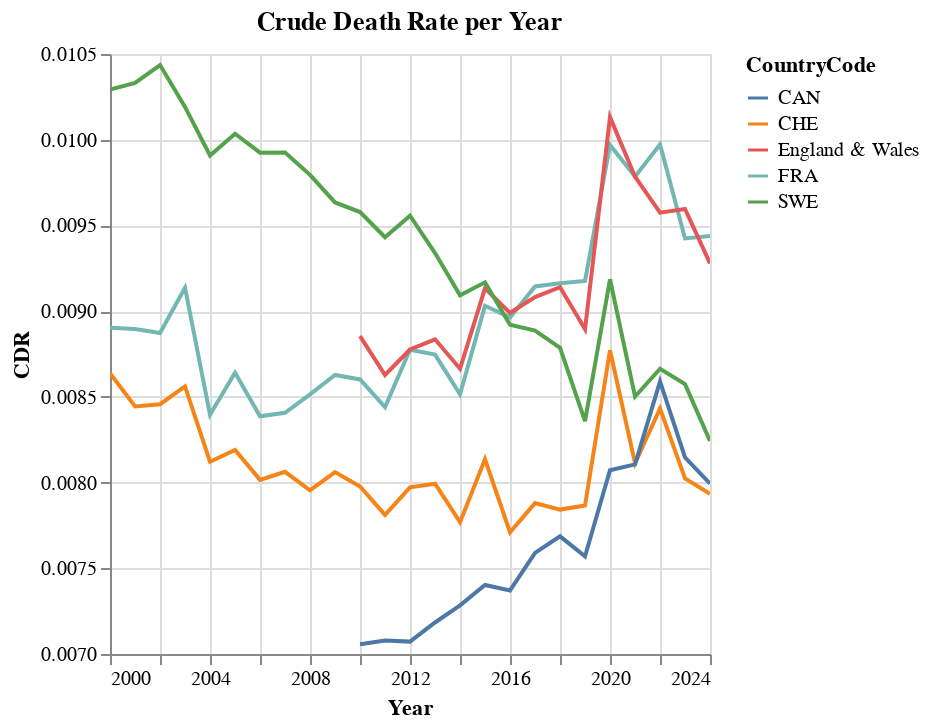

The cell this chart's notebook holds for it:
### Code cell
chart = (
    alt.Chart(
        df_mortality.filter(pl.col("Year") <= 2024)
        # The Covid-19 peaks in 2020 are better seen on weekly resolution.
        .group_by("Year", "CountryCode")
        .agg(pl.col("Population").sum(), pl.col("DTotal").sum())
        .with_columns(
            CDR=pl.col("DTotal") / pl.col("Population"),
        )
    )
    .mark_line()
    .encode(
        x="Year:T",
        y=alt.Y("CDR:Q", scale=alt.Scale(zero=False)),
        color="CountryCode:N",
    )
    .properties(title="Crude Death Rate per Year")
    .interactive()
)
# chart.save("crude_death_rate.html")
chart

### Figure 1 — Vega specification as saved in the notebook (floating-point values rounded to 4 significant figures)
{"$schema": "https://vega.github.io/schema/vega/v5.json", "data": [{"name": "param_1_store"}, {"name": "source_0", "values": [{"CountryCode": "FRA", "Population": 59870000.0, "DTotal": 531100.0, "CDR": 0.008872, "Year": "2002-01-01T00:00:00.000"}, {"CountryCode": "FRA", "Population": 61920000.0, "DTotal": 520600.0, "CDR": 0.008407, "Year": "2007-01-01T00:00:00.000"}, {"CountryCode": "England & Wales", "Population": 59270000.0, "DTotal": 527200.0, "CDR": 0.008895, "Year": "2019-01-01T00:00:00.000"}, {"CountryCode": "FRA", "Population": 63190000.0, "DTotal": 533300.0, "CDR": 0.00844, "Year": "2011-01-01T00:00:00.000"}, {"CountryCode": "England & Wales", "Population": 55670000.0, "DTotal": 492900.0, "CDR": 0.008855, "Year": "2010-01-01T00:00:00.000"}, {"CountryCode": "CHE", "Population": 8805000.0, "DTotal": 77240.0, "CDR": 0.008772, "Year": "2020-01-01T00:00:00.000"}, {"CountryCode": "CAN", "Population": 40100000.0, "DTotal": 326700.0, "CDR": 0.008147, "Year": "2023-01-01T00:00:00.000"}, {"CountryCode": "FRA", "Population": 65820000.0, "DTotal": 656400.0, "CDR": 0.009973, "Year": "2022-01-01T00:00:00.000"}, {"CountryCode": "SWE", "Population": 9520000.0, "DTotal": 90980.0, "CDR": 0.009557, "Year": "2012-01-01T00:00:00.000"}, {"CountryCode": "CAN", "Population": 34680000.0, "DTotal": 245200.0, "CDR": 0.007072, "Year": "2012-01-01T00:00:00.000"}, {"CountryCode": "FRA", "Population": 63780000.0, "DTotal": 550300.0, "CDR": 0.008628, "Year": "2009-01-01T00:00:00.000"}, {"CountryCode": "CHE", "Population": 8372000.0, "DTotal": 64550.0, "CDR": 0.00771, "Year": "2016-01-01T00:00:00.000"}, {"CountryCode": "CAN", "Population": 40700000.0, "DTotal": 325400.0, "CDR": 0.007994, "Year": "2024-01-01T00:00:00.000"}, {"CountryCode": "CHE", "Population": 7182000.0, "DTotal": 62040.0, "CDR": 0.008638, "Year": "2000-01-01T00:00:00.000"}, {"CountryCode": "CHE", "Population": 7277000.0, "DTotal": 61540.0, "CDR": 0.008457, "Year": "2002-01-01T00:00:00.000"}, {"CountryCode": "CHE", "Population": 8450000.0, "DTotal": 66590.0, "CDR": 0.00788, "Year": "2017-01-01T00:00:00.000"}, {"CountryCode": "CHE", "Population": 8087000.0, "DTotal": 64650.0, "CDR": 0.007994, "Year": "2013-01-01T00:00:00.000"}, {"CountryCode": "CHE", "Population": 7912000.0, "DTotal": 61800.0, "CDR": 0.007812, "Year": "2011-01-01T00:00:00.000"}, {"CountryCode": "SWE", "Population": 10060000.0, "DTotal": 89400.0, "CDR": 0.008887, "Year": "2017-01-01T00:00:00.000"}, {"CountryCode": "CAN", "Population": 38350000.0, "DTotal": 310900.0, "CDR": 0.008106, "Year": "2021-01-01T00:00:00.000"}, {"CountryCode": "England & Wales", "Population": 59750000.0, "DTotal": 584600.0, "CDR": 0.009784, "Year": "2021-01-01T00:00:00.000"}, {"CountryCode": "FRA", "Population": 64940000.0, "DTotal": 595000.0, "CDR": 0.009162, "Year": "2018-01-01T00:00:00.000"}, {"CountryCode": "CAN", "Population": 36550000.0, "DTotal": 277400.0, "CDR": 0.00759, "Year": "2017-01-01T00:00:00.000"}, {"CountryCode": "England & Wales", "Population": 59000000.0, "DTotal": 538800.0, "CDR": 0.009133, "Year": "2015-01-01T00:00:00.000"}, {"CountryCode": "SWE", "Population": 10420000.0, "DTotal": 88570.0, "CDR": 0.008502, "Year": "2021-01-01T00:00:00.000"}, {"CountryCode": "CHE", "Population": 8970000.0, "DTotal": 71180.0, "CDR": 0.007935, "Year": "2024-01-01T00:00:00.000"}, {"CountryCode": "England & Wales", "Population": 58690000.0, "DTotal": 533000.0, "CDR": 0.009082, "Year": "2017-01-01T00:00:00.000"}, {"CountryCode": "FRA", "Population": 65980000.0, "DTotal": 622700.0, "CDR": 0.009438, "Year": "2024-01-01T00:00:00.000"}, {"CountryCode": "SWE", "Population": 9380000.0, "DTotal": 89840.0, "CDR": 0.009578, "Year": "2010-01-01T00:00:00.000"}, {"CountryCode": "England & Wales", "Population": 60580000.0, "DTotal": 581300.0, "CDR": 0.009596, "Year": "2023-01-01T00:00:00.000"}, {"CountryCode": "SWE", "Population": 9167000.0, "DTotal": 90830.0, "CDR": 0.009908, "Year": "2004-01-01T00:00:00.000"}, {"CountryCode": "SWE", "Population": 10180000.0, "DTotal": 89410.0, "CDR": 0.008786, "Year": "2018-01-01T00:00:00.000"}, {"CountryCode": "CAN", "Population": 38680000.0, "DTotal": 312200.0, "CDR": 0.008072, "Year": "2020-01-01T00:00:00.000"}, {"CountryCode": "FRA", "Population": 64140000.0, "DTotal": 546100.0, "CDR": 0.008514, "Year": "2014-01-01T00:00:00.000"}, {"CountryCode": "CAN", "Population": 35050000.0, "DTotal": 251800.0, "CDR": 0.007184, "Year": "2013-01-01T00:00:00.000"}, {"CountryCode": "England & Wales", "Population": 56130000.0, "DTotal": 484300.0, "CDR": 0.008628, "Year": "2011-01-01T00:00:00.000"}, {"CountryCode": "England & Wales", "Population": 58320000.0, "DTotal": 524300.0, "CDR": 0.00899, "Year": "2016-01-01T00:00:00.000"}, {"CountryCode": "SWE", "Population": 9149000.0, "DTotal": 90810.0, "CDR": 0.009925, "Year": "2007-01-01T00:00:00.000"}, {"CountryCode": "CAN", "Population": 37050000.0, "DTotal": 284800.0, "CDR": 0.007686, "Year": "2018-01-01T00:00:00.000"}, {"CountryCode": "England & Wales", "Population": 60250000.0, "DTotal": 576900.0, "CDR": 0.009575, "Year": "2022-01-01T00:00:00.000"}, {"CountryCode": "CHE", "Population": 7523000.0, "DTotal": 61100.0, "CDR": 0.008122, "Year": "2004-01-01T00:00:00.000"}, {"CountryCode": "SWE", "Population": 10490000.0, "DTotal": 90880.0, "CDR": 0.008664, "Year": "2022-01-01T00:00:00.000"}, {"CountryCode": "FRA", "Population": 61130000.0, "DTotal": 528200.0, "CDR": 0.00864, "Year": "2005-01-01T00:00:00.000"}, {"CountryCode": "SWE", "Population": 9602000.0, "DTotal": 89670.0, "CDR": 0.009339, "Year": "2013-01-01T00:00:00.000"}, {"CountryCode": "SWE", "Population": 9030000.0, "DTotal": 90610.0, "CDR": 0.01003, "Year": "2005-01-01T00:00:00.000"}, {"CountryCode": "CAN", "Population": 34310000.0, "DTotal": 242900.0, "CDR": 0.007079, "Year": "2011-01-01T00:00:00.000"}, {"CountryCode": "FRA", "Population": 59450000.0, "DTotal": 528900.0, "CDR": 0.008896, "Year": "2001-01-01T00:00:00.000"}, {"CountryCode": "SWE", "Population": 9698000.0, "DTotal": 88180.0, "CDR": 0.009092, "Year": "2014-01-01T00:00:00.000"}, {"CountryCode": "SWE", "Population": 9450000.0, "DTotal": 89130.0, "CDR": 0.009431, "Year": "2011-01-01T00:00:00.000"}, {"CountryCode": "CAN", "Population": 37550000.0, "DTotal": 284300.0, "CDR": 0.00757, "Year": "2019-01-01T00:00:00.000"}, {"CountryCode": "England & Wales", "Population": 56570000.0, "DTotal": 496400.0, "CDR": 0.008776, "Year": "2012-01-01T00:00:00.000"}, {"CountryCode": "FRA", "Population": 66630000.0, "DTotal": 664300.0, "CDR": 0.00997, "Year": "2020-01-01T00:00:00.000"}, {"CountryCode": "CHE", "Population": 8513000.0, "DTotal": 66760.0, "CDR": 0.007842, "Year": "2018-01-01T00:00:00.000"}, {"CountryCode": "FRA", "Population": 64530000.0, "DTotal": 578400.0, "CDR": 0.008963, "Year": "2016-01-01T00:00:00.000"}, {"CountryCode": "CHE", "Population": 8575000.0, "DTotal": 67450.0, "CDR": 0.007866, "Year": "2019-01-01T00:00:00.000"}, {"CountryCode": "CAN", "Population": 33960000.0, "DTotal": 239600.0, "CDR": 0.007057, "Year": "2010-01-01T00:00:00.000"}, {"CountryCode": "SWE", "Population": 10540000.0, "DTotal": 90360.0, "CDR": 0.008574, "Year": "2023-01-01T00:00:00.000"}, {"CountryCode": "SWE", "Population": 10280000.0, "DTotal": 85940.0, "CDR": 0.008359, "Year": "2019-01-01T00:00:00.000"}, {"CountryCode": "CHE", "Population": 7543000.0, "DTotal": 60820.0, "CDR": 0.008063, "Year": "2007-01-01T00:00:00.000"}, {"CountryCode": "SWE", "Population": 10550000.0, "DTotal": 96950.0, "CDR": 0.009186, "Year": "2020-01-01T00:00:00.000"}, {"CountryCode": "CAN", "Population": 36400000.0, "DTotal": 269500.0, "CDR": 0.007402, "Year": "2015-01-01T00:00:00.000"}, {"CountryCode": "FRA", "Population": 65940000.0, "DTotal": 621500.0, "CDR": 0.009424, "Year": "2023-01-01T00:00:00.000"}, {"CountryCode": "FRA", "Population": 64710000.0, "DTotal": 591700.0, "CDR": 0.009144, "Year": "2017-01-01T00:00:00.000"}, {"CountryCode": "FRA", "Population": 61860000.0, "DTotal": 519400.0, "CDR": 0.008396, "Year": "2004-01-01T00:00:00.000"}, {"CountryCode": "SWE", "Population": 9221000.0, "DTotal": 90320.0, "CDR": 0.009795, "Year": "2008-01-01T00:00:00.000"}, {"CountryCode": "SWE", "Population": 9082000.0, "DTotal": 90130.0, "CDR": 0.009925, "Year": "2006-01-01T00:00:00.000"}, {"CountryCode": "SWE", "Population": 8926000.0, "DTotal": 93140.0, "CDR": 0.01044, "Year": "2002-01-01T00:00:00.000"}, {"CountryCode": "FRA", "Population": 65160000.0, "DTotal": 597900.0, "CDR": 0.009176, "Year": "2019-01-01T00:00:00.000"}, {"CountryCode": "England & Wales", "Population": 56990000.0, "DTotal": 503500.0, "CDR": 0.008836, "Year": "2013-01-01T00:00:00.000"}, {"CountryCode": "CHE", "Population": 7428000.0, "DTotal": 60840.0, "CDR": 0.00819, "Year": "2005-01-01T00:00:00.000"}, {"CountryCode": "FRA", "Population": 59040000.0, "DTotal": 525700.0, "CDR": 0.008903, "Year": "2000-01-01T00:00:00.000"}, {"CountryCode": "FRA", "Population": 65600000.0, "DTotal": 641900.0, "CDR": 0.009785, "Year": "2021-01-01T00:00:00.000"}, {"CountryCode": "England & Wales", "Population": 59010000.0, "DTotal": 539300.0, "CDR": 0.00914, "Year": "2018-01-01T00:00:00.000"}, {"CountryCode": "CHE", "Population": 7996000.0, "DTotal": 63740.0, "CDR": 0.007972, "Year": "2012-01-01T00:00:00.000"}, {"CountryCode": "CAN", "Population": 35390000.0, "DTotal": 257700.0, "CDR": 0.007283, "Year": "2014-01-01T00:00:00.000"}, {"CountryCode": "SWE", "Population": 10570000.0, "DTotal": 87140.0, "CDR": 0.008243, "Year": "2024-01-01T00:00:00.000"}, {"CountryCode": "England & Wales", "Population": 57430000.0, "DTotal": 497600.0, "CDR": 0.008664, "Year": "2014-01-01T00:00:00.000"}, {"CountryCode": "FRA", "Population": 62880000.0, "DTotal": 540900.0, "CDR": 0.008602, "Year": "2010-01-01T00:00:00.000"}, {"CountryCode": "SWE", "Population": 8959000.0, "DTotal": 91300.0, "CDR": 0.01019, "Year": "2003-01-01T00:00:00.000"}, {"CountryCode": "CHE", "Population": 8890000.0, "DTotal": 71330.0, "CDR": 0.008024, "Year": "2023-01-01T00:00:00.000"}, {"CountryCode": "CHE", "Population": 8704000.0, "DTotal": 70610.0, "CDR": 0.008112, "Year": "2021-01-01T00:00:00.000"}, {"CountryCode": "FRA", "Population": 62260000.0, "DTotal": 530100.0, "CDR": 0.008515, "Year": "2008-01-01T00:00:00.000"}, {"CountryCode": "CAN", "Population": 36100000.0, "DTotal": 266100.0, "CDR": 0.007371, "Year": "2016-01-01T00:00:00.000"}, {"CountryCode": "CHE", "Population": 8439000.0, "DTotal": 68660.0, "CDR": 0.008136, "Year": "2015-01-01T00:00:00.000"}, {"CountryCode": "SWE", "Population": 8872000.0, "DTotal": 91320.0, "CDR": 0.01029, "Year": "2000-01-01T00:00:00.000"}, {"CountryCode": "SWE", "Population": 9989000.0, "DTotal": 91580.0, "CDR": 0.009168, "Year": "2015-01-01T00:00:00.000"}, {"CountryCode": "FRA", "Population": 65600000.0, "DTotal": 592500.0, "CDR": 0.009031, "Year": "2015-01-01T00:00:00.000"}, {"CountryCode": "SWE", "Population": 9926000.0, "DTotal": 88550.0, "CDR": 0.008921, "Year": "2016-01-01T00:00:00.000"}, {"CountryCode": "CAN", "Population": 39050000.0, "DTotal": 335400.0, "CDR": 0.00859, "Year": "2022-01-01T00:00:00.000"}, {"CountryCode": "FRA", "Population": 63830000.0, "DTotal": 558200.0, "CDR": 0.008746, "Year": "2013-01-01T00:00:00.000"}, {"CountryCode": "CHE", "Population": 7823000.0, "DTotal": 62410.0, "CDR": 0.007977, "Year": "2010-01-01T00:00:00.000"}, {"CountryCode": "CHE", "Population": 7640000.0, "DTotal": 60770.0, "CDR": 0.007955, "Year": "2008-01-01T00:00:00.000"}, {"CountryCode": "CHE", "Population": 8187000.0, "DTotal": 63600.0, "CDR": 0.007769, "Year": "2014-01-01T00:00:00.000"}, {"CountryCode": "CHE", "Population": 8777000.0, "DTotal": 74000.0, "CDR": 0.008431, "Year": "2022-01-01T00:00:00.000"}, {"CountryCode": "FRA", "Population": 61550000.0, "DTotal": 516200.0, "CDR": 0.008387, "Year": "2006-01-01T00:00:00.000"}, {"CountryCode": "England & Wales", "Population": 60620000.0, "DTotal": 562500.0, "CDR": 0.009279, "Year": "2024-01-01T00:00:00.000"}, {"CountryCode": "CHE", "Population": 7331000.0, "DTotal": 62760.0, "CDR": 0.008561, "Year": "2003-01-01T00:00:00.000"}, {"CountryCode": "England & Wales", "Population": 60610000.0, "DTotal": 614100.0, "CDR": 0.01013, "Year": "2020-01-01T00:00:00.000"}, {"CountryCode": "CHE", "Population": 7225000.0, "DTotal": 61020.0, "CDR": 0.008445, "Year": "2001-01-01T00:00:00.000"}, {"CountryCode": "FRA", "Population": 63500000.0, "DTotal": 557200.0, "CDR": 0.008775, "Year": "2012-01-01T00:00:00.000"}, {"CountryCode": "CHE", "Population": 7884000.0, "DTotal": 63550.0, "CDR": 0.008061, "Year": "2009-01-01T00:00:00.000"}, {"CountryCode": "CHE", "Population": 7475000.0, "DTotal": 59920.0, "CDR": 0.008016, "Year": "2006-01-01T00:00:00.000"}, {"CountryCode": "SWE", "Population": 9478000.0, "DTotal": 91310.0, "CDR": 0.009634, "Year": "2009-01-01T00:00:00.000"}, {"CountryCode": "FRA", "Population": 60270000.0, "DTotal": 550700.0, "CDR": 0.009137, "Year": "2003-01-01T00:00:00.000"}, {"CountryCode": "SWE", "Population": 8897000.0, "DTotal": 91920.0, "CDR": 0.01033, "Year": "2001-01-01T00:00:00.000"}], "transform": [{"type": "formula", "expr": "toDate(datum['Year'])", "as": "Year"}]}, {"name": "source_0_y_domain_CDR", "values": [{"min": 0.007057, "max": 0.01044}]}, {"name": "source_0_color_domain_CountryCode", "values": [{"CountryCode": "FRA"}, {"CountryCode": "England & Wales"}, {"CountryCode": "CHE"}, {"CountryCode": "CAN"}, {"CountryCode": "SWE"}]}], "signals": [{"name": "unit", "value": {}, "on": [{"events": "pointermove", "update": "isTuple(group()) ? group() : unit"}]}, {"name": "param_1", "update": "vlSelectionResolve(\"param_1_store\", \"union\")"}, {"name": "param_1_Year", "on": [{"events": [{"source": "view", "type": "dblclick"}], "update": "null"}, {"events": {"signal": "param_1_translate_delta"}, "update": "panLinear(param_1_translate_anchor.extent_x, -param_1_translate_delta.x / width)"}, {"events": {"signal": "param_1_zoom_delta"}, "update": "zoomLinear(domain(\"x\"), param_1_zoom_anchor.x, param_1_zoom_delta)"}]}, {"name": "param_1_CDR", "on": [{"events": [{"source": "view", "type": "dblclick"}], "update": "null"}, {"events": {"signal": "param_1_translate_delta"}, "update": "panLinear(param_1_translate_anchor.extent_y, param_1_translate_delta.y / height)"}, {"events": {"signal": "param_1_zoom_delta"}, "update": "zoomLinear(domain(\"y\"), param_1_zoom_anchor.y, param_1_zoom_delta)"}]}, {"name": "param_1_tuple", "on": [{"events": [{"signal": "param_1_Year || param_1_CDR"}], "update": "param_1_Year && param_1_CDR ? {unit: \"\", fields: param_1_tuple_fields, values: [param_1_Year,param_1_CDR]} : null"}]}, {"name": "param_1_tuple_fields", "value": [{"field": "Year", "channel": "x", "type": "R"}, {"field": "CDR", "channel": "y", "type": "R"}]}, {"name": "param_1_translate_anchor", "value": {}, "on": [{"events": [{"source": "scope", "type": "pointerdown"}], "update": "{x: x(unit), y: y(unit), extent_x: domain(\"x\"), extent_y: domain(\"y\")}"}]}, {"name": "param_1_translate_delta", "value": {}, "on": [{"events": [{"source": "window", "between": [{"source": "scope", "type": "pointerdown"}, {"source": "window", "type": "pointerup"}], "consume": true, "type": "pointermove"}], "update": "{x: param_1_translate_anchor.x - x(unit), y: param_1_translate_anchor.y - y(unit)}"}]}, {"name": "param_1_zoom_anchor", "on": [{"events": [{"source": "scope", "consume": true, "type": "wheel"}], "update": "{x: invert(\"x\", x(unit)), y: invert(\"y\", y(unit))}"}]}, {"name": "param_1_zoom_delta", "on": [{"events": [{"source": "scope", "type": "wheel", "consume": true}], "update": "pow(1.001, event.deltaY * pow(16, event.deltaMode))", "force": true}]}, {"name": "param_1_modify", "on": [{"events": {"signal": "param_1_tuple"}, "update": "modify(\"param_1_store\", param_1_tuple, true)"}]}], "marks": [{"type": "group", "name": "pathgroup", "from": {"facet": {"data": "source_0", "name": "faceted_path_main", "groupby": ["CountryCode"]}}, "encode": {"update": {"height": {"field": {"signal": null, "datum": null, "group": "height", "parent": null}}, "width": {"field": {"signal": null, "datum": null, "group": "width", "parent": null}}}}, "marks": [{"type": "line", "name": "marks", "from": {"data": "faceted_path_main"}, "sort": {"field": "x"}, "encode": {"update": {"x": {"field": "Year", "scale": "x"}, "stroke": {"field": "CountryCode", "scale": "color"}, "defined": {"signal": "isValid(datum[\"Year\"]) && isFinite(+datum[\"Year\"]) && isValid(datum[\"CDR\"]) && isFinite(+datum[\"CDR\"])"}, "y": {"field": "CDR", "scale": "y"}}}, "style": ["line"], "interactive": true, "clip": true}]}], "scales": [{"name": "x", "type": "time", "domain": {"data": "source_0", "field": "Year"}, "range": [0, {"signal": "width"}], "domainRaw": {"signal": "param_1[\"Year\"]"}}, {"name": "y", "type": "linear", "domain": [{"signal": "(data(\"source_0_y_domain_CDR\")[0] || {}).min"}, {"signal": "(data(\"source_0_y_domain_CDR\")[0] || {}).max"}], "range": [{"signal": "height"}, 0], "nice": true, "domainRaw": {"signal": "param_1[\"CDR\"]"}, "zero": false}, {"name": "color", "type": "ordinal", "domain": {"data": "source_0_color_domain_CountryCode", "field": "CountryCode", "sort": true}, "range": "category"}], "axes": [{"scale": "x", "orient": "bottom", "maxExtent": 0, "tickCount": {"signal": "ceil(width/40)"}, "aria": false, "labels": false, "grid": true, "ticks": false, "domain": false, "gridScale": "y", "zindex": 0, "minExtent": 0}, {"scale": "y", "tickCount": {"signal": "ceil(height/40)"}, "minExtent": 0, "zindex": 0, "domain": false, "orient": "left", "aria": false, "grid": true, "maxExtent": 0, "ticks": false, "labels": false, "gridScale": "x"}, {"scale": "x", "grid": false, "labelOverlap": true, "tickCount": {"signal": "ceil(width/40)"}, "zindex": 0, "orient": "bottom", "title": "Year", "labelFlush": true}, {"scale": "y", "orient": "left", "title": "CDR", "tickCount": {"signal": "ceil(height/40)"}, "labelOverlap": true, "zindex": 0, "grid": false}], "title": {"text": "Crude Death Rate per Year", "frame": "group"}, "style": "cell", "padding": 5, "background": "white", "width": 300, "height": 300, "legends": [{"stroke": "color", "symbolType": "stroke", "title": "CountryCode"}]}
